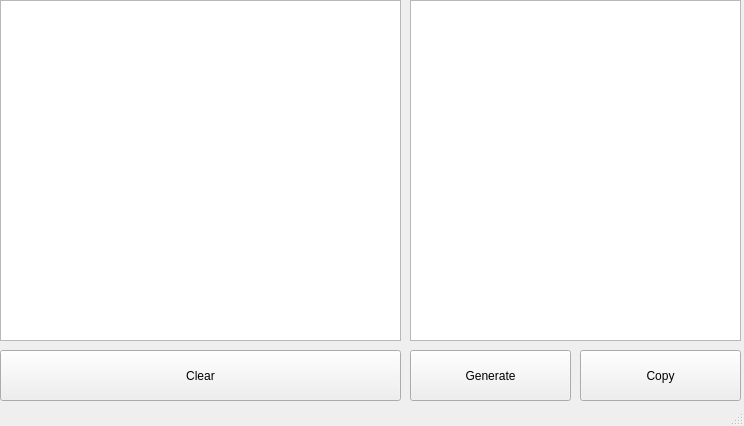
<?xml version="1.0" encoding="UTF-8"?>
<ui version="4.0">
 <class>MainWindow</class>
 <widget class="QMainWindow" name="MainWindow">
  <property name="geometry">
   <rect>
    <x>0</x>
    <y>0</y>
    <width>744</width>
    <height>426</height>
   </rect>
  </property>
  <property name="windowTitle">
   <string>MainWindow</string>
  </property>
  <widget class="QWidget" name="centralwidget">
   <widget class="QGraphicsView" name="graphicsView">
    <property name="geometry">
     <rect>
      <x>0</x>
      <y>0</y>
      <width>401</width>
      <height>341</height>
     </rect>
    </property>
   </widget>
   <widget class="QPushButton" name="pushButton_copy">
    <property name="geometry">
     <rect>
      <x>580</x>
      <y>350</y>
      <width>161</width>
      <height>51</height>
     </rect>
    </property>
    <property name="text">
     <string>Copy</string>
    </property>
   </widget>
   <widget class="QTextEdit" name="textEdit">
    <property name="geometry">
     <rect>
      <x>410</x>
      <y>0</y>
      <width>331</width>
      <height>341</height>
     </rect>
    </property>
   </widget>
   <widget class="QPushButton" name="pushButton_generate">
    <property name="geometry">
     <rect>
      <x>410</x>
      <y>350</y>
      <width>161</width>
      <height>51</height>
     </rect>
    </property>
    <property name="text">
     <string>Generate</string>
    </property>
   </widget>
   <widget class="QPushButton" name="pushButton">
    <property name="geometry">
     <rect>
      <x>0</x>
      <y>350</y>
      <width>401</width>
      <height>51</height>
     </rect>
    </property>
    <property name="text">
     <string>Clear</string>
    </property>
   </widget>
  </widget>
  <widget class="QStatusBar" name="statusbar"/>
 </widget>
 <resources/>
 <connections/>
</ui>
